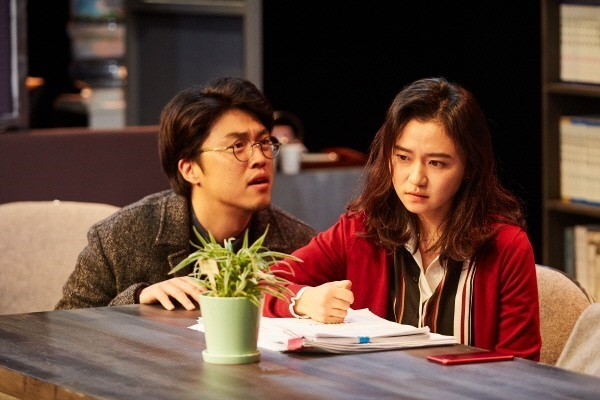
#> input picture image/test.jpg, 600 x 400 px
$ python test.py
#> lines starting #> are read from the running program, lines starting #| are printed output that depends on the picture
import numpy as np
from PIL import Image, ImageDraw,ImageFont
import cv2
import os

target_image = Image.open('image/test.jpg') #기본 배경 이미지 open
#> target_image is the input picture: PIL image 600x400 RGB; mean R, G, B 101.3, 72, 59

fontsFolder = 'Font/'
selectedFont = ImageFont.truetype(os.path.join(fontsFolder,'ELAND 초이스 B.ttf'),20) #폰트 경로와 사이즈 지정
draw = ImageDraw.Draw(target_image)
draw.text((0,0),"test 글자",fill ="white",font = selectedFont,align = 'center')
target_image.save('image/addtest.jpg')
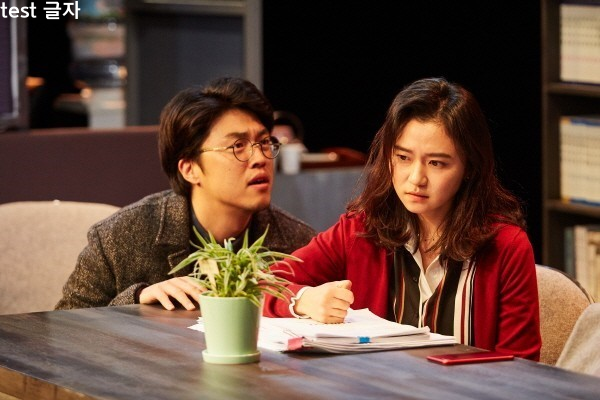
#> saved as addtest.jpg: PIL image 600x400 RGB; mean R, G, B 101.8, 72.5, 59.5

img = target_image
# img = cv2.cvtColor(np.float32(img),cv2.COLOR_BGR2GRAY)
img = np.array(img)

cv2.imshow('image', img)  # 이미지를 띄움
cv2.waitKey(0)  # 이미지를 띄운 상태에서 정지
cv2.destroyAllWindows()
